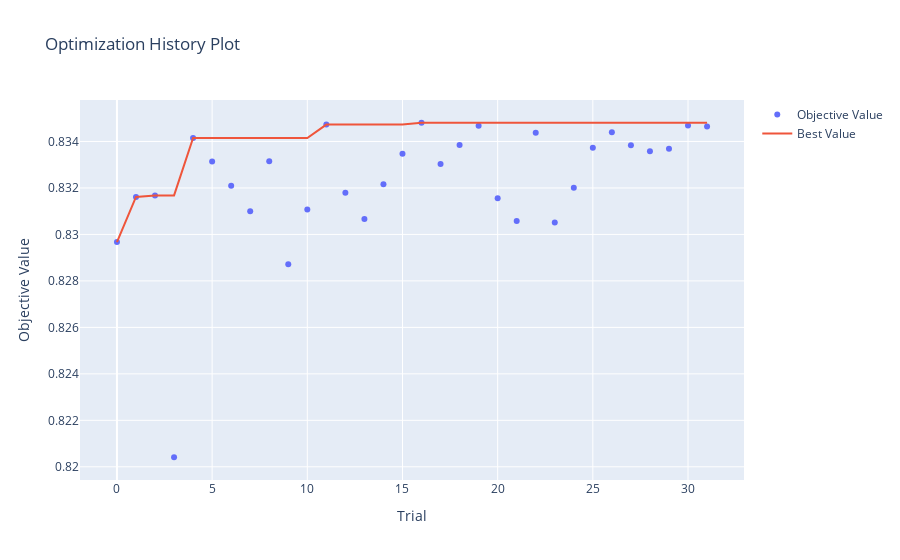

Notebook source saved alongside this figure:
### Code cell
fold = 1
seed = 42
study_name = f"{cfg.exp_name}_{seed}_{fold}_debug" if cfg.debug else f"{cfg.exp_name}_{fold}"
print(study_name)
study = optuna.load_study(study_name=study_name, storage=cfg.sql_storage)
optuna.visualization.plot_optimization_history(study)

### Figure 1 — Plotly figure (JSON) as saved in the notebook; plotly's stock layout.template omitted (floating-point values rounded to 4 significant figures)
{"data": [{"mode": "markers", "name": "Objective Value", "type": "scatter", "x": [0, 1, 2, 3, 4, 5, 6, 7, 8, 9, 10, 11, 12, 13, 14, 15, 16, 17, 18, 19, 20, 21, 22, 23, 24, 25, 26, 27, 28, 29, 30, 31], "y": [0.8297, 0.8316, 0.8317, 0.8204, 0.8341, 0.8331, 0.8321, 0.831, 0.8331, 0.8287, 0.8311, 0.8347, 0.8318, 0.8307, 0.8322, 0.8335, 0.8348, 0.833, 0.8338, 0.8347, 0.8316, 0.8306, 0.8344, 0.8305, 0.832, 0.8337, 0.8344, 0.8338, 0.8336, 0.8337, 0.8347, 0.8346]}, {"mode": "lines", "name": "Best Value", "type": "scatter", "x": [0, 1, 2, 3, 4, 5, 6, 7, 8, 9, 10, 11, 12, 13, 14, 15, 16, 17, 18, 19, 20, 21, 22, 23, 24, 25, 26, 27, 28, 29, 30, 31], "y": [0.8297, 0.8316, 0.8317, 0.8317, 0.8341, 0.8341, 0.8341, 0.8341, 0.8341, 0.8341, 0.8341, 0.8347, 0.8347, 0.8347, 0.8347, 0.8347, 0.8348, 0.8348, 0.8348, 0.8348, 0.8348, 0.8348, 0.8348, 0.8348, 0.8348, 0.8348, 0.8348, 0.8348, 0.8348, 0.8348, 0.8348, 0.8348]}, {"marker": {"color": "#cccccc"}, "mode": "markers", "name": "Infeasible Trial", "showlegend": false, "type": "scatter", "x": [], "y": []}], "layout": {"autosize": true, "title": {"text": "Optimization History Plot"}, "xaxis": {"autorange": true, "range": [-1.924, 32.92], "title": {"text": "Trial"}, "type": "linear"}, "yaxis": {"autorange": true, "range": [0.8192, 0.836], "title": {"text": "Objective Value"}, "type": "linear"}}}
